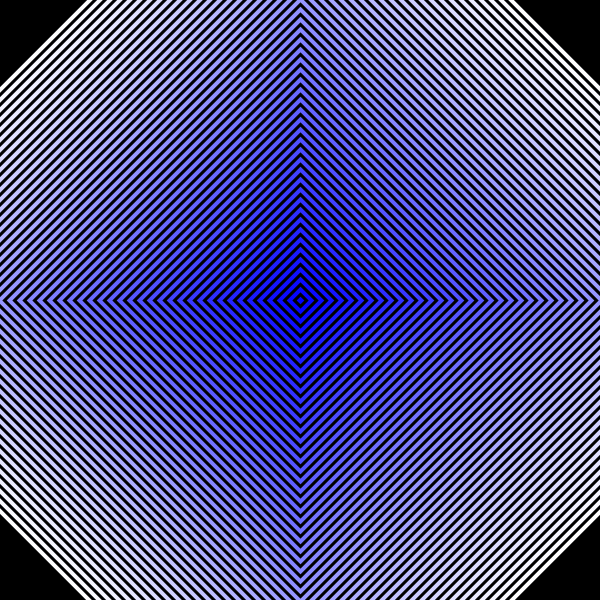
Frame 1 (no input)
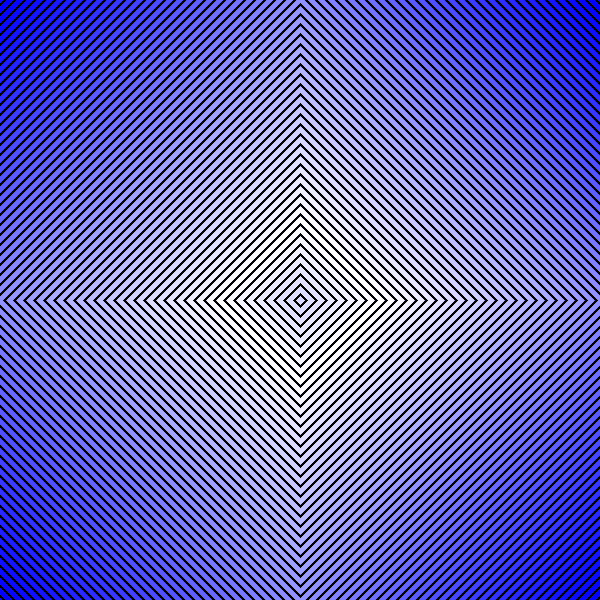
Frame 60 (the mouse pressed at the canvas centre just before this capture)
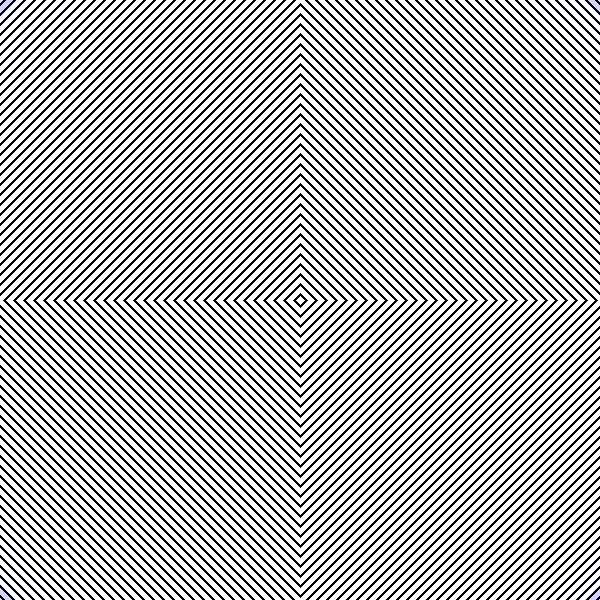
Frame 120 (the mouse held since frame 60 and released just before this capture)

The Processing sketch that drew these frames (run headless with seeded random() and noise(); from frame 60 on, the mouse is pressed at the canvas centre):

// Processing sketch: blue_radiating
// ── blue_radiating.pde
int up = 301;
int down = 299;
int colour = 255;
int stroke = 4;

class GradientArray {
  public IntList colourwheel;
  
  public IntList create() {
    colourwheel = new IntList();
    for (int i = 0; i <=255; i = i+5) {
      colourwheel.append(i);
    }
    return colourwheel;
  }
  
  public IntList cycle() {
    //makes sure you don't generate an infinite amount of data
    if (colourwheel.size() < width*2) {
      colourwheel.append(colourwheel.get(colourwheel.size()-1)); 
    }
  
    //swaps array values one index number up
    for (int i = colourwheel.size()-1; i > 0; i--) {
      colourwheel.set(i, colourwheel.get(i-1));
    }
    return colourwheel;
  }
  
  public IntList cyclefirst() {
    //sets value of first index of array
    if (colourwheel.get(0) == 0 || colourwheel.get(0) == 255) {
      colourwheel.set(0, colourwheel.get(2));
    }
    else {
      if (colourwheel.get(1) < colourwheel.get(2)) {
        colourwheel.set(0, colourwheel.get(0)-5);
      }
      if (colourwheel.get(1) > colourwheel.get(2)) {
        colourwheel.set(0, colourwheel.get(0)+5);
      }
    }
   return colourwheel; 
 }

}

GradientArray master = new GradientArray();
GradientArray dummy = new GradientArray();
IntList m = master.create();
IntList d = dummy.create();

void setup() {
  background(0, 0, 0);
  size(600, 600);
}

void draw() {
  //IntList m = master.create();
  
  //does the actual drawing
  for (int i = 0; i < m.size(); i++) {
      stroke(d.get(i), d.get(i), 255);
      strokeWeight(stroke);
      noFill();
      quad(300, up, down, 300, 300, down, up, 300);
      up = up + 10;
      down = down - 10;
  }
  up = 301;
  down = 299;
  
  m = master.cycle();
  d = dummy.cycle();
  m = master.cyclefirst();
  
  if(mousePressed == true) {
    d.set(0, 255);
  }
  else {
    d.set(0, m.get(0));
  }
  
}
